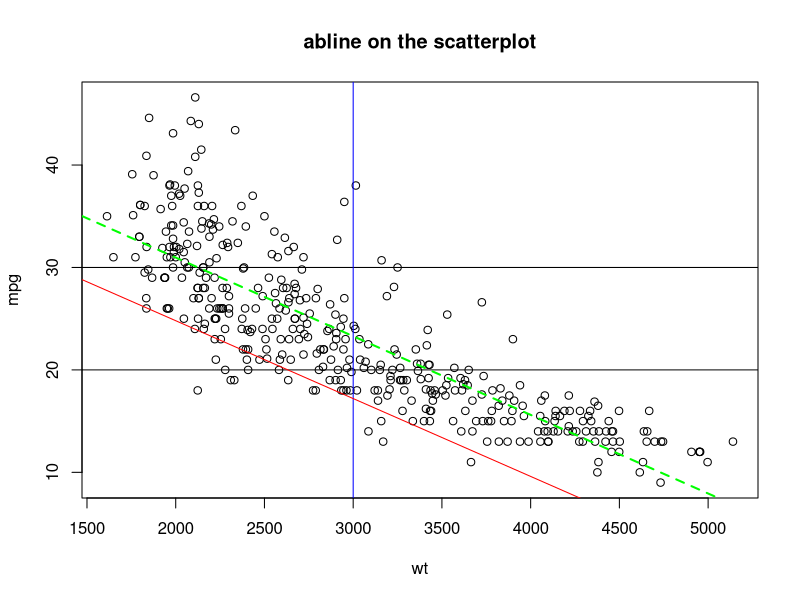
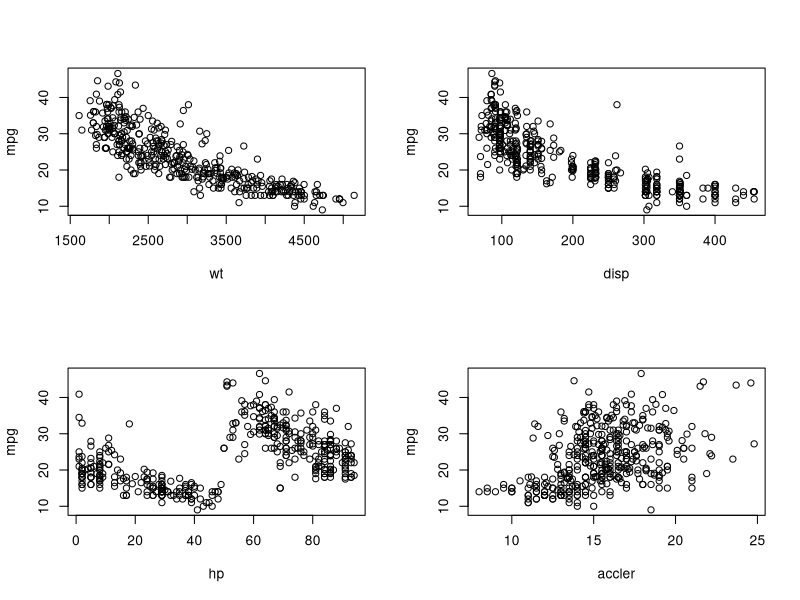
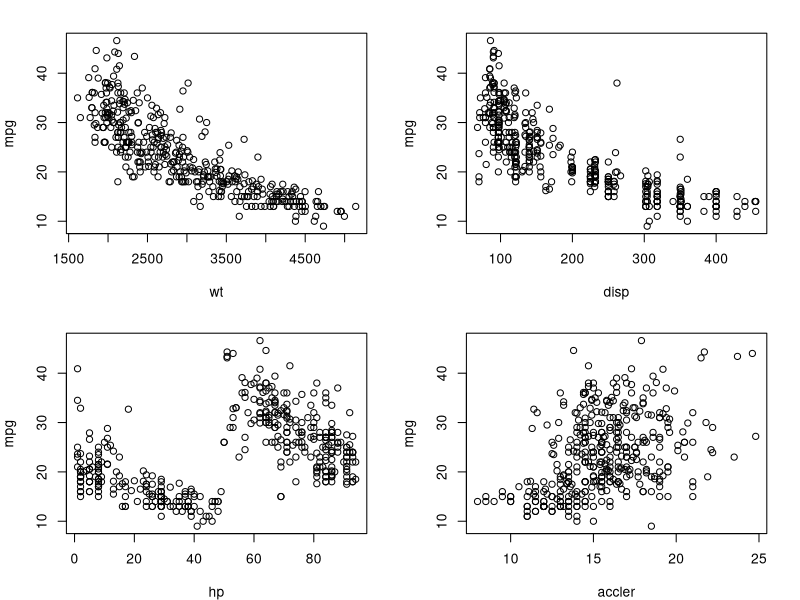
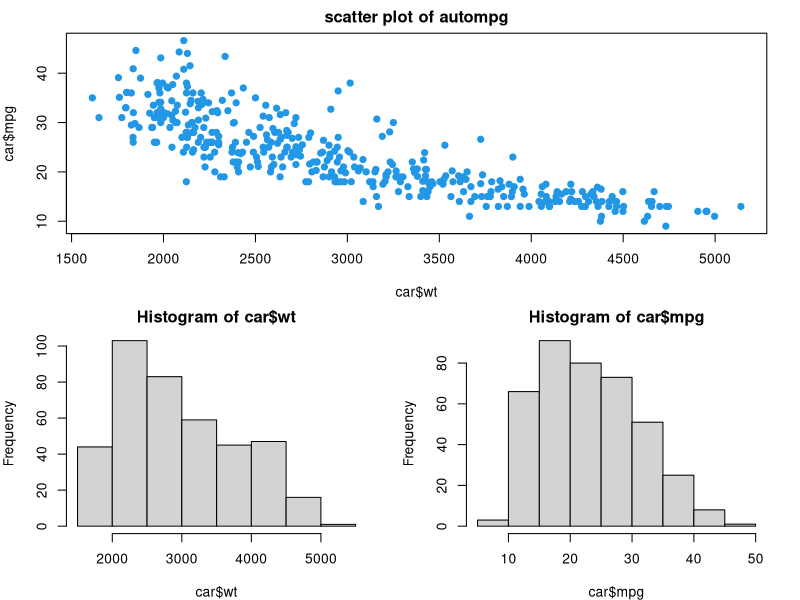
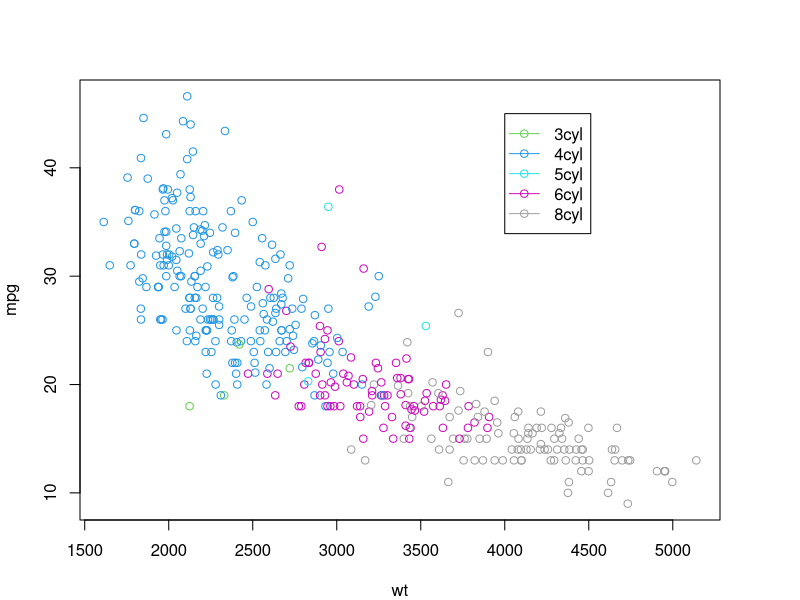

Here is the R script that generated these plots, in order:
# lec4_4.r : Graphics and layout

# set working directory
setwd("D:/tempstore/moocr")

# autompg data
car<-read.csv("autompg.csv",stringsAsFactors = TRUE)
head(car)

attach(car)

# 6. scatterplot of wt and mpg
par(mfrow=c(1,1))
plot(wt, mpg, main = "abline on the scatterplot")
# horizontal
abline(h = 20)
abline(h = 30)
# vertical
abline(v = 3000, col="blue")

# y = a + bx
abline(a = 40, b = -0.0076, col="red")
# linear model coefficients, lty (line type), lwd (line with)
# linear model (mpg=f(wp))
z <- lm(mpg ~ wt, data = car)
z
abline(z, lty = 2, lwd = 2, col="green")


# layout
# 2*2 mulitple plot
par(mfrow=c(2,2))
plot(wt, mpg)
plot(disp, mpg)
plot(hp, mpg)
plot(accler, mpg)

# 2*2 mulitple plot adjusting margin
par(mfrow=c(2,2), mar=c(4,4,2,2))
plot(wt, mpg)
plot(disp, mpg)
plot(hp, mpg)
plot(accler, mpg)

# top 1 plot, bottom 2 plot
(m <- matrix(c(1, 1, 2, 3), ncol = 2, byrow = T))
layout(mat = m)
plot(car$wt, car$mpg, main = "scatter plot of autompg", pch = 19, col = 4)
hist(car$wt)
hist(car$mpg)

# legend
# scatterplot coloring group variable (lec4_3.R)
par(mfrow=c(1,1), mar=c(4,4,4,4))
plot(wt, mpg,  col=as.integer(car$cyl))
labels = c("3cyl", "4cyl", "5cyl", "6cyl","8cyl")
legend(4000, 45, legend = labels, pch = 1, col =c(3,4,5,6,8), lty =1)
